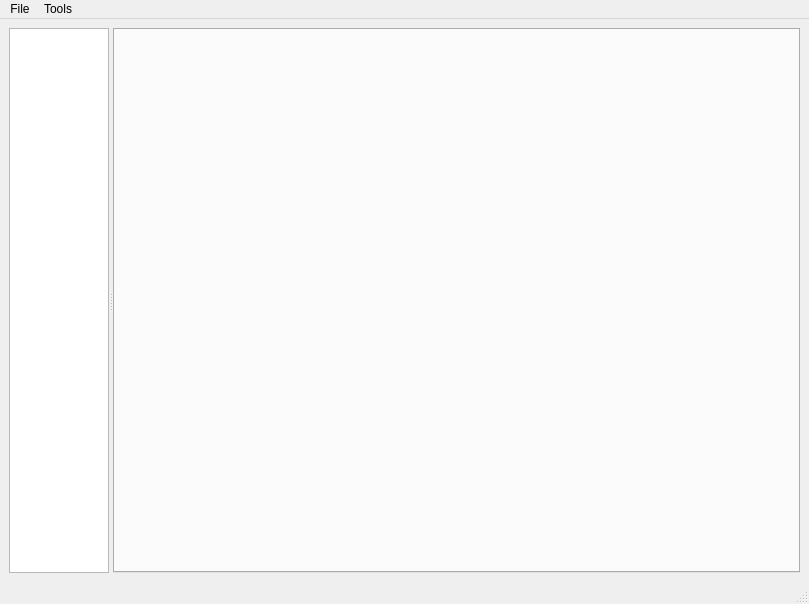
<?xml version="1.0" encoding="UTF-8"?>
<ui version="4.0">
 <class>SqlViewer</class>
 <widget class="QMainWindow" name="SqlViewer">
  <property name="geometry">
   <rect>
    <x>0</x>
    <y>0</y>
    <width>809</width>
    <height>604</height>
   </rect>
  </property>
  <property name="minimumSize">
   <size>
    <width>0</width>
    <height>604</height>
   </size>
  </property>
  <property name="baseSize">
   <size>
    <width>0</width>
    <height>20</height>
   </size>
  </property>
  <property name="windowTitle">
   <string>SqlViewer</string>
  </property>
  <widget class="QWidget" name="centralwidget">
   <layout class="QVBoxLayout" name="verticalLayout_2">
    <item>
     <widget class="QSplitter" name="splitter_3">
      <property name="orientation">
       <enum>Qt::Vertical</enum>
      </property>
      <widget class="QSplitter" name="splitter_2">
       <property name="sizePolicy">
        <sizepolicy hsizetype="Expanding" vsizetype="Preferred">
         <horstretch>0</horstretch>
         <verstretch>0</verstretch>
        </sizepolicy>
       </property>
       <property name="layoutDirection">
        <enum>Qt::LeftToRight</enum>
       </property>
       <property name="orientation">
        <enum>Qt::Horizontal</enum>
       </property>
       <widget class="QTreeView" name="dbTree">
        <property name="sizePolicy">
         <sizepolicy hsizetype="MinimumExpanding" vsizetype="Expanding">
          <horstretch>0</horstretch>
          <verstretch>3</verstretch>
         </sizepolicy>
        </property>
        <property name="minimumSize">
         <size>
          <width>60</width>
          <height>0</height>
         </size>
        </property>
        <property name="baseSize">
         <size>
          <width>0</width>
          <height>0</height>
         </size>
        </property>
        <property name="sizeAdjustPolicy">
         <enum>QAbstractScrollArea::AdjustToContents</enum>
        </property>
        <property name="editTriggers">
         <set>QAbstractItemView::NoEditTriggers</set>
        </property>
       </widget>
       <widget class="QTabWidget" name="tabWidget">
        <property name="sizePolicy">
         <sizepolicy hsizetype="MinimumExpanding" vsizetype="Expanding">
          <horstretch>1</horstretch>
          <verstretch>0</verstretch>
         </sizepolicy>
        </property>
        <property name="minimumSize">
         <size>
          <width>0</width>
          <height>0</height>
         </size>
        </property>
        <property name="currentIndex">
         <number>-1</number>
        </property>
        <property name="tabsClosable">
         <bool>true</bool>
        </property>
       </widget>
      </widget>
     </widget>
    </item>
   </layout>
  </widget>
  <widget class="QMenuBar" name="menubar">
   <property name="geometry">
    <rect>
     <x>0</x>
     <y>0</y>
     <width>809</width>
     <height>23</height>
    </rect>
   </property>
   <widget class="QMenu" name="menuFile">
    <property name="title">
     <string>File</string>
    </property>
    <addaction name="actionOpen"/>
    <addaction name="actionExit"/>
   </widget>
   <widget class="QMenu" name="menuExport">
    <property name="title">
     <string>Tools</string>
    </property>
    <widget class="QMenu" name="menuExport_2">
     <property name="title">
      <string>Export...</string>
     </property>
     <addaction name="actionDatabase"/>
     <addaction name="separator"/>
     <addaction name="actionCurrent_table_as_CSV"/>
    </widget>
    <addaction name="menuExport_2"/>
   </widget>
   <addaction name="menuFile"/>
   <addaction name="menuExport"/>
  </widget>
  <widget class="QStatusBar" name="statusbar"/>
  <action name="actionOpen">
   <property name="text">
    <string>Open S4 configure</string>
   </property>
   <property name="shortcut">
    <string>Ctrl+O</string>
   </property>
  </action>
  <action name="actionExit">
   <property name="text">
    <string>Exit</string>
   </property>
  </action>
  <action name="actionDatabase">
   <property name="text">
    <string>Database</string>
   </property>
  </action>
  <action name="actionCurrent_table_as_CSV">
   <property name="text">
    <string>Current table as CSV</string>
   </property>
  </action>
 </widget>
 <resources/>
 <connections>
  <connection>
   <sender>actionExit</sender>
   <signal>triggered()</signal>
   <receiver>SqlViewer</receiver>
   <slot>close()</slot>
   <hints>
    <hint type="sourcelabel">
     <x>-1</x>
     <y>-1</y>
    </hint>
    <hint type="destinationlabel">
     <x>203</x>
     <y>124</y>
    </hint>
   </hints>
  </connection>
 </connections>
</ui>
